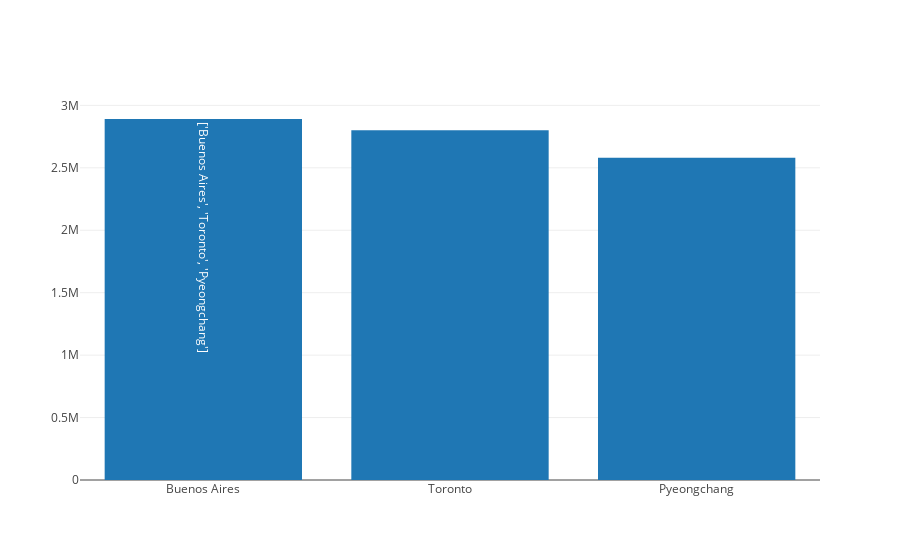

Notebook cell for this chart:
### Code cell
plotly.offline.iplot([bar_trace_first_three_pops])

### Figure 1 — Plotly figure (JSON) as saved in the notebook; plotly's stock layout.template omitted (floating-point values rounded to 4 significant figures)
{"data": [{"text": ["['Buenos Aires', 'Toronto', 'Pyeongchang']"], "type": "bar", "uid": "10f5f652-7005-11e9-bb6a-394341138e1d", "x": ["Buenos Aires", "Toronto", "Pyeongchang"], "y": [2891000, 2800000, 2581000]}], "layout": {}}
